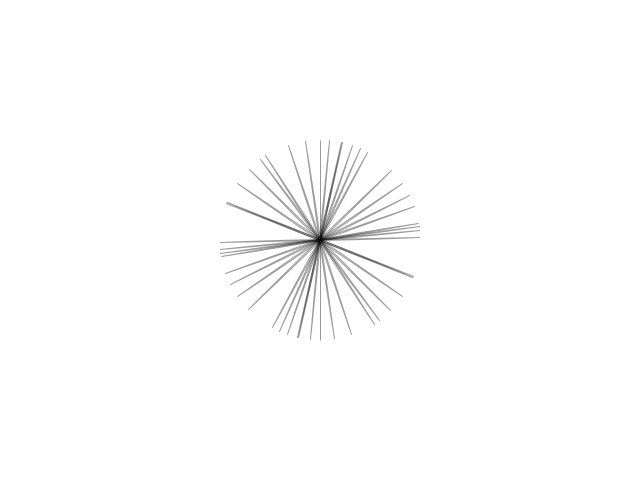
Frame 1 (no input)
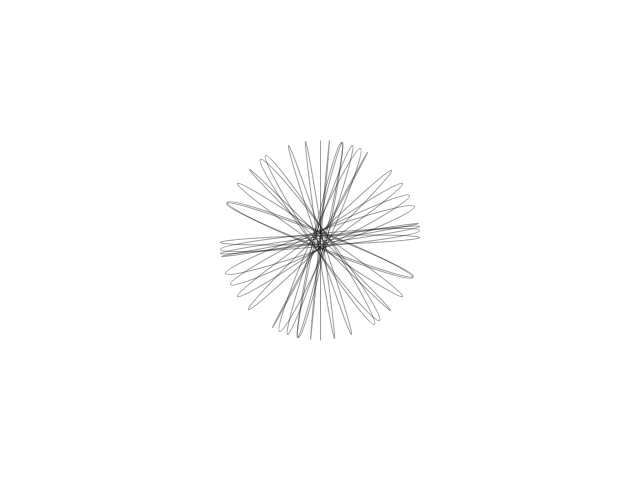
Frame 60 (the mouse pressed at the canvas centre just before this capture)
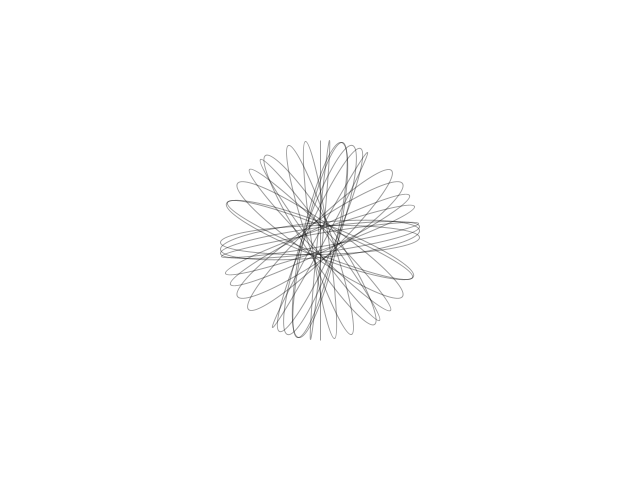
Frame 120 (the mouse held since frame 60 and released just before this capture)

The Processing sketch that drew these frames (run headless with seeded random() and noise(); from frame 60 on, the mouse is pressed at the canvas centre):

// Processing sketch: inclass_patternWithSin
// ── inclass_patternWithSin.pde
float angle = 0;
float increment = TWO_PI/23;

void setup() {
  size(640, 480);
}
void draw() {
  background(255);
  noFill();
  stroke(0, 100);
  angle = 0;
  translate(width/2, height/2);
  for (int i = 0; i<23; i++) {
    rotate(angle*i);
    ellipse(0, 0, sin(frameCount*.001*i)*100 * sin(frameCount*.003), 200);
    angle += .1;
  }
}
